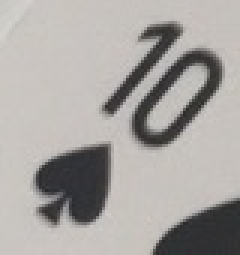
#> input picture crop_images/4.jpg, 80 x 85 px (shown 3 times larger)
$ python -i cv2f.py   (imports and definitions only)
#> lines starting #> are read from the running program, lines starting #| are printed output that depends on the picture; after the words box and inside, x2 and y2 are one past the last pixel; in counts of white or black regions, pixels touching at a corner belong together
#> further down, picture is the input picture: shape (85, 80, 3); mean B, G, R 161.1, 164.3, 167.7
import os
from typing import Callable, Union
import cv2
from cv2.typing import MatLike
import numpy as np
import skimage

import plainf

DIRNAME = os.path.dirname(__file__)
BLACK = 0
ESC = 40
GRAY = 180
WHITE = 255
DX=(0,0,1,-1)
DY=(1,-1,0,0)

# [22 lines left out: functions imshow, rotate, not called in this run]


def thresh(im:MatLike, blurksize=5, maxpool=True) -> np.ndarray:
    """
    Preprocess an predict cropped box image.
    Suit and rank part is denoted as 255 (white).
    The other, such as background, is denoted as 0 (black).
    """
#> called with blurksize = 5, maxpool = True
    # Convert it to gray
    ret = cv2.cvtColor(im, cv2.COLOR_BGR2GRAY)

    # Reduce the noise to avoid false detection
    if blurksize > 0:
        ret = cv2.medianBlur(ret, 5)

    ret = cv2.threshold(ret, 0, 255, cv2.THRESH_BINARY_INV + cv2.THRESH_OTSU)[1]
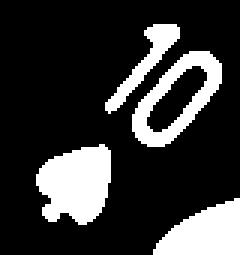
#> ret: shape (85, 80) (shown 3 times larger); 21.1% white; 4 white regions, box (x1, y1, x2, y2) and area: (12, 48, 37, 75) 497, (44, 17, 74, 49) 371, (51, 66, 80, 85) 371, (35, 8, 60, 38) 193

    if maxpool:
        ret = skimage.measure.block_reduce(ret, (2,2), np.max)
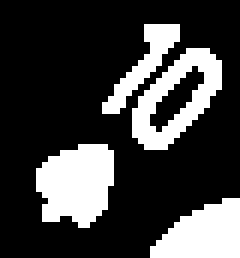
#> ret: shape (43, 40) (shown 6 times larger); 24.7% white; 4 white regions, box (x1, y1, x2, y2) and area: (6, 24, 19, 38) 139, (22, 8, 37, 25) 118, (25, 33, 40, 43) 107, (17, 4, 30, 19) 61

    return ret

# [180 lines left out: functions mov_start, do_start, confine, is_there_any_confined_space, redmask, whitemask and 4 more, not called in this run]

>>> import cv2
>>> picture = cv2.imread('crop_images/4.jpg')
>>> result = thresh(picture)
